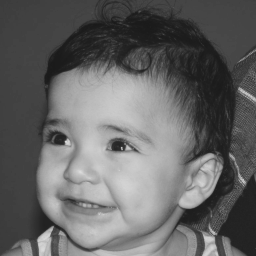
#> input picture imagens/biel.png, 256 x 256 px, found by its file name
$ python negativo.py
#> lines starting #> are read from the running program, lines starting #| are printed output that depends on the picture
# -*- coding: utf-8 -*-
"""
Spyder Editor

Autor: Samara R. S.
"""
import numpy as np
from matplotlib import pyplot as plt
import cv2

img = cv2.imread('biel.png',cv2.IMREAD_GRAYSCALE)
#> img is the input picture: shape (256, 256); min 26, max 219, mean 100.9
rows,cols = img.shape
#> rows = 256; cols = 256
for i in range(0,rows):
    for j in range(0,cols):
        img[i,j] = 255-img[i,j]
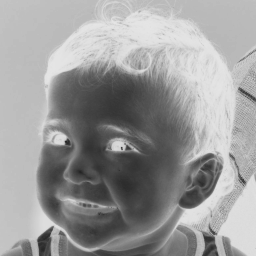
#> img: shape (256, 256); min 36, max 229, mean 154.1
cv2.imshow('image',img)
cv2.waitKey()

$ run again, with imagens/DFT.png copied over imagens/biel.png
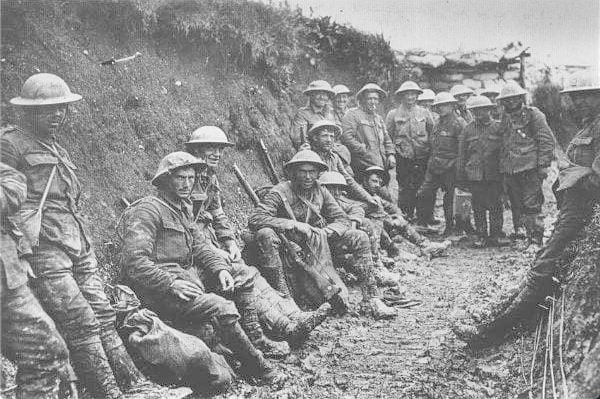
#> input picture imagens/DFT.png, 600 x 399 px, found by its file name
#> after the loop `for i in range(0,rows):`:
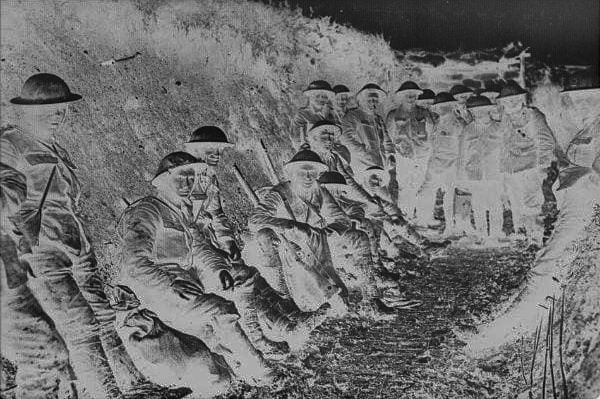
#> img: shape (399, 600); min 0, max 255, mean 111.3

$ run again, with imagens/espectro.png copied over imagens/biel.png
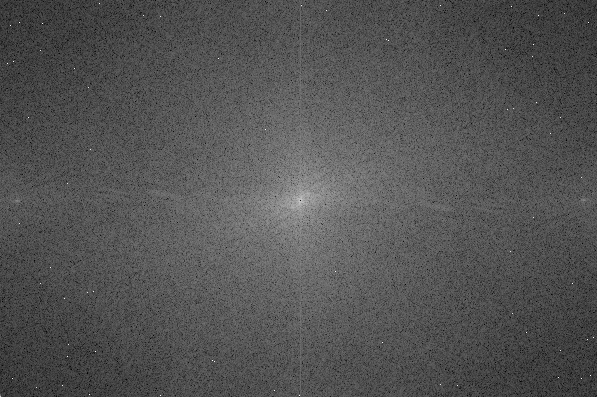
#> input picture imagens/espectro.png, 597 x 397 px, found by its file name
#> img is the input picture: shape (397, 597); min 0, max 255, mean 83.4
#> after the loop `for i in range(0,rows):`:
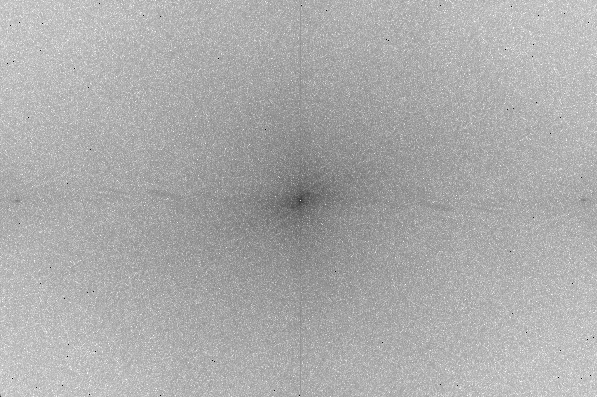
#> img: shape (397, 597); min 0, max 255, mean 171.6
